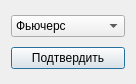
<?xml version="1.0" encoding="UTF-8"?>
<ui version="4.0">
 <class>ClassCodeDialog</class>
 <widget class="QDialog" name="ClassCodeDialog">
  <property name="geometry">
   <rect>
    <x>0</x>
    <y>0</y>
    <width>136</width>
    <height>84</height>
   </rect>
  </property>
  <property name="windowTitle">
   <string>Тип</string>
  </property>
  <layout class="QVBoxLayout" name="verticalLayout">
   <item>
    <widget class="QComboBox" name="ClassSelector">
     <item>
      <property name="text">
       <string>Фьючерс</string>
      </property>
     </item>
     <item>
      <property name="text">
       <string>Опцион</string>
      </property>
     </item>
    </widget>
   </item>
   <item>
    <widget class="QPushButton" name="Ok">
     <property name="text">
      <string>Подтвердить</string>
     </property>
    </widget>
   </item>
  </layout>
 </widget>
 <resources/>
 <connections/>
</ui>
